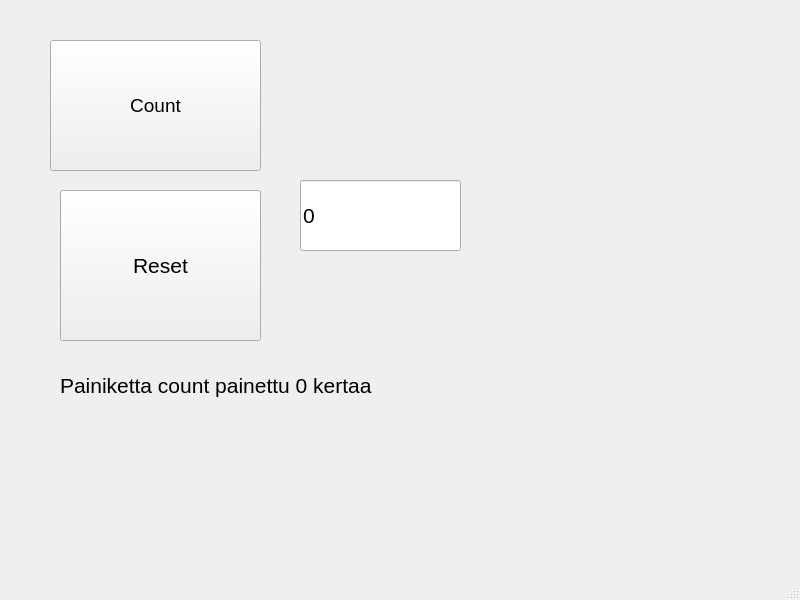
<?xml version="1.0" encoding="UTF-8"?>
<ui version="4.0">
 <class>MainWindow</class>
 <widget class="QMainWindow" name="MainWindow">
  <property name="geometry">
   <rect>
    <x>0</x>
    <y>0</y>
    <width>800</width>
    <height>600</height>
   </rect>
  </property>
  <property name="windowTitle">
   <string>MainWindow</string>
  </property>
  <widget class="QWidget" name="centralwidget">
   <widget class="QPushButton" name="btnCount">
    <property name="geometry">
     <rect>
      <x>50</x>
      <y>40</y>
      <width>211</width>
      <height>131</height>
     </rect>
    </property>
    <property name="font">
     <font>
      <pointsize>14</pointsize>
     </font>
    </property>
    <property name="text">
     <string>Count</string>
    </property>
   </widget>
   <widget class="QPushButton" name="btnReset">
    <property name="geometry">
     <rect>
      <x>60</x>
      <y>190</y>
      <width>201</width>
      <height>151</height>
     </rect>
    </property>
    <property name="font">
     <font>
      <pointsize>16</pointsize>
     </font>
    </property>
    <property name="text">
     <string>Reset</string>
    </property>
   </widget>
   <widget class="QLineEdit" name="txtResult">
    <property name="geometry">
     <rect>
      <x>300</x>
      <y>180</y>
      <width>161</width>
      <height>71</height>
     </rect>
    </property>
    <property name="font">
     <font>
      <pointsize>16</pointsize>
     </font>
    </property>
    <property name="text">
     <string>0</string>
    </property>
   </widget>
   <widget class="QLabel" name="labellinfo">
    <property name="geometry">
     <rect>
      <x>60</x>
      <y>360</y>
      <width>331</width>
      <height>51</height>
     </rect>
    </property>
    <property name="font">
     <font>
      <pointsize>16</pointsize>
     </font>
    </property>
    <property name="text">
     <string>Painiketta count painettu 0 kertaa</string>
    </property>
   </widget>
  </widget>
  <widget class="QMenuBar" name="menubar">
   <property name="geometry">
    <rect>
     <x>0</x>
     <y>0</y>
     <width>800</width>
     <height>21</height>
    </rect>
   </property>
  </widget>
  <widget class="QStatusBar" name="statusbar"/>
 </widget>
 <resources/>
 <connections/>
</ui>
